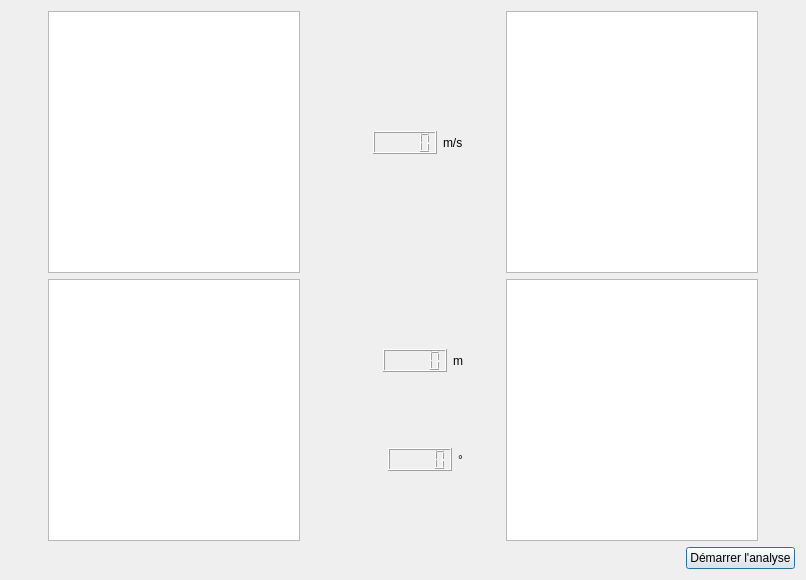
<?xml version="1.0" encoding="UTF-8"?>
<ui version="4.0">
 <class>Dialog</class>
 <widget class="QDialog" name="Dialog">
  <property name="geometry">
   <rect>
    <x>0</x>
    <y>0</y>
    <width>806</width>
    <height>580</height>
   </rect>
  </property>
  <property name="windowTitle">
   <string>Dialog</string>
  </property>
  <layout class="QGridLayout" name="gridLayout">
   <item row="0" column="0">
    <layout class="QHBoxLayout" name="speedLayout">
     <item>
      <spacer name="horizontalSpacer_11">
       <property name="orientation">
        <enum>Qt::Horizontal</enum>
       </property>
       <property name="sizeHint" stdset="0">
        <size>
         <width>40</width>
         <height>20</height>
        </size>
       </property>
      </spacer>
     </item>
     <item>
      <widget class="QGraphicsView" name="speedGraph"/>
     </item>
     <item>
      <spacer name="horizontalSpacer_4">
       <property name="orientation">
        <enum>Qt::Horizontal</enum>
       </property>
       <property name="sizeHint" stdset="0">
        <size>
         <width>40</width>
         <height>20</height>
        </size>
       </property>
      </spacer>
     </item>
    </layout>
   </item>
   <item row="0" column="1">
    <layout class="QVBoxLayout" name="vSpeedLayout">
     <item>
      <spacer name="verticalSpacer_5">
       <property name="orientation">
        <enum>Qt::Vertical</enum>
       </property>
       <property name="sizeHint" stdset="0">
        <size>
         <width>20</width>
         <height>40</height>
        </size>
       </property>
      </spacer>
     </item>
     <item>
      <layout class="QHBoxLayout" name="hSpeedLayout">
       <item>
        <spacer name="horizontalSpacer_2">
         <property name="orientation">
          <enum>Qt::Horizontal</enum>
         </property>
         <property name="sizeHint" stdset="0">
          <size>
           <width>40</width>
           <height>20</height>
          </size>
         </property>
        </spacer>
       </item>
       <item>
        <widget class="QLCDNumber" name="speedLCD"/>
       </item>
       <item>
        <widget class="QLabel" name="speedLabel">
         <property name="text">
          <string>m/s</string>
         </property>
        </widget>
       </item>
      </layout>
     </item>
     <item>
      <spacer name="verticalSpacer_4">
       <property name="orientation">
        <enum>Qt::Vertical</enum>
       </property>
       <property name="sizeHint" stdset="0">
        <size>
         <width>20</width>
         <height>40</height>
        </size>
       </property>
      </spacer>
     </item>
    </layout>
   </item>
   <item row="0" column="2">
    <layout class="QHBoxLayout" name="mapLayout">
     <item>
      <spacer name="horizontalSpacer_3">
       <property name="orientation">
        <enum>Qt::Horizontal</enum>
       </property>
       <property name="sizeHint" stdset="0">
        <size>
         <width>40</width>
         <height>20</height>
        </size>
       </property>
      </spacer>
     </item>
     <item>
      <widget class="QGraphicsView" name="mapGraph"/>
     </item>
     <item>
      <spacer name="horizontalSpacer_12">
       <property name="orientation">
        <enum>Qt::Horizontal</enum>
       </property>
       <property name="sizeHint" stdset="0">
        <size>
         <width>40</width>
         <height>20</height>
        </size>
       </property>
      </spacer>
     </item>
    </layout>
   </item>
   <item row="1" column="0">
    <layout class="QHBoxLayout" name="heightLayout">
     <item>
      <spacer name="horizontalSpacer_9">
       <property name="orientation">
        <enum>Qt::Horizontal</enum>
       </property>
       <property name="sizeHint" stdset="0">
        <size>
         <width>40</width>
         <height>20</height>
        </size>
       </property>
      </spacer>
     </item>
     <item>
      <widget class="QGraphicsView" name="heightGraph"/>
     </item>
     <item>
      <spacer name="horizontalSpacer_6">
       <property name="orientation">
        <enum>Qt::Horizontal</enum>
       </property>
       <property name="sizeHint" stdset="0">
        <size>
         <width>40</width>
         <height>20</height>
        </size>
       </property>
      </spacer>
     </item>
    </layout>
   </item>
   <item row="1" column="1">
    <layout class="QGridLayout" name="instantSpeedAngleLay">
     <item row="1" column="0">
      <layout class="QHBoxLayout" name="instantHeightLay">
       <item>
        <spacer name="horizontalSpacer_7">
         <property name="orientation">
          <enum>Qt::Horizontal</enum>
         </property>
         <property name="sizeHint" stdset="0">
          <size>
           <width>40</width>
           <height>20</height>
          </size>
         </property>
        </spacer>
       </item>
       <item>
        <widget class="QLCDNumber" name="heightLCD"/>
       </item>
       <item>
        <widget class="QLabel" name="heightLabel">
         <property name="text">
          <string>m</string>
         </property>
        </widget>
       </item>
      </layout>
     </item>
     <item row="0" column="0">
      <spacer name="verticalSpacer">
       <property name="orientation">
        <enum>Qt::Vertical</enum>
       </property>
       <property name="sizeHint" stdset="0">
        <size>
         <width>20</width>
         <height>40</height>
        </size>
       </property>
      </spacer>
     </item>
     <item row="3" column="0">
      <layout class="QHBoxLayout" name="instantAngleLay">
       <item>
        <spacer name="horizontalSpacer_8">
         <property name="orientation">
          <enum>Qt::Horizontal</enum>
         </property>
         <property name="sizeHint" stdset="0">
          <size>
           <width>40</width>
           <height>20</height>
          </size>
         </property>
        </spacer>
       </item>
       <item>
        <widget class="QLCDNumber" name="angleLCD"/>
       </item>
       <item>
        <widget class="QLabel" name="angleLabel">
         <property name="text">
          <string>°</string>
         </property>
        </widget>
       </item>
      </layout>
     </item>
     <item row="2" column="0">
      <spacer name="verticalSpacer_2">
       <property name="orientation">
        <enum>Qt::Vertical</enum>
       </property>
       <property name="sizeHint" stdset="0">
        <size>
         <width>20</width>
         <height>40</height>
        </size>
       </property>
      </spacer>
     </item>
     <item row="4" column="0">
      <spacer name="verticalSpacer_3">
       <property name="orientation">
        <enum>Qt::Vertical</enum>
       </property>
       <property name="sizeHint" stdset="0">
        <size>
         <width>20</width>
         <height>40</height>
        </size>
       </property>
      </spacer>
     </item>
    </layout>
   </item>
   <item row="1" column="2">
    <layout class="QHBoxLayout" name="angleLayout">
     <item>
      <spacer name="horizontalSpacer_5">
       <property name="orientation">
        <enum>Qt::Horizontal</enum>
       </property>
       <property name="sizeHint" stdset="0">
        <size>
         <width>40</width>
         <height>20</height>
        </size>
       </property>
      </spacer>
     </item>
     <item>
      <widget class="QGraphicsView" name="angleGraph"/>
     </item>
     <item>
      <spacer name="horizontalSpacer_10">
       <property name="orientation">
        <enum>Qt::Horizontal</enum>
       </property>
       <property name="sizeHint" stdset="0">
        <size>
         <width>40</width>
         <height>20</height>
        </size>
       </property>
      </spacer>
     </item>
    </layout>
   </item>
   <item row="2" column="0" colspan="3">
    <layout class="QHBoxLayout" name="AnalysisLayout">
     <item>
      <spacer name="horizontalSpacer">
       <property name="orientation">
        <enum>Qt::Horizontal</enum>
       </property>
       <property name="sizeHint" stdset="0">
        <size>
         <width>40</width>
         <height>20</height>
        </size>
       </property>
      </spacer>
     </item>
     <item>
      <widget class="QPushButton" name="analyseButton">
       <property name="text">
        <string>Démarrer l'analyse</string>
       </property>
      </widget>
     </item>
    </layout>
   </item>
  </layout>
 </widget>
 <resources/>
 <connections/>
</ui>
